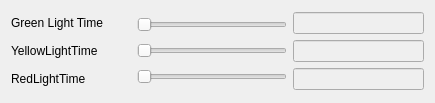
<?xml version="1.0" encoding="UTF-8"?>
<ui version="4.0">
 <class>OptionsWidget</class>
 <widget class="QWidget" name="OptionsWidget">
  <property name="geometry">
   <rect>
    <x>0</x>
    <y>0</y>
    <width>435</width>
    <height>103</height>
   </rect>
  </property>
  <property name="sizePolicy">
   <sizepolicy hsizetype="Fixed" vsizetype="Fixed">
    <horstretch>0</horstretch>
    <verstretch>0</verstretch>
   </sizepolicy>
  </property>
  <property name="windowTitle">
   <string>Form</string>
  </property>
  <layout class="QVBoxLayout" name="verticalLayout_4">
   <item>
    <layout class="QHBoxLayout" name="horizontalLayout_2">
     <item>
      <layout class="QHBoxLayout" name="horizontalLayout">
       <item>
        <layout class="QVBoxLayout" name="verticalLayout">
         <item>
          <widget class="QLabel" name="label">
           <property name="minimumSize">
            <size>
             <width>120</width>
             <height>0</height>
            </size>
           </property>
           <property name="text">
            <string>Green Light Time</string>
           </property>
          </widget>
         </item>
         <item>
          <widget class="QLabel" name="label_2">
           <property name="minimumSize">
            <size>
             <width>120</width>
             <height>0</height>
            </size>
           </property>
           <property name="text">
            <string>YellowLightTime</string>
           </property>
          </widget>
         </item>
         <item>
          <widget class="QLabel" name="label_3">
           <property name="minimumSize">
            <size>
             <width>120</width>
             <height>0</height>
            </size>
           </property>
           <property name="text">
            <string>RedLightTime</string>
           </property>
          </widget>
         </item>
        </layout>
       </item>
       <item>
        <layout class="QVBoxLayout" name="verticalLayout_2">
         <item>
          <widget class="QSlider" name="horizontalSlider_GreenLightTimer">
           <property name="minimumSize">
            <size>
             <width>150</width>
             <height>10</height>
            </size>
           </property>
           <property name="maximum">
            <number>2000</number>
           </property>
           <property name="orientation">
            <enum>Qt::Horizontal</enum>
           </property>
          </widget>
         </item>
         <item>
          <widget class="QSlider" name="horizontalSlider_YellowLightTimer">
           <property name="minimumSize">
            <size>
             <width>150</width>
             <height>10</height>
            </size>
           </property>
           <property name="maximum">
            <number>2000</number>
           </property>
           <property name="orientation">
            <enum>Qt::Horizontal</enum>
           </property>
          </widget>
         </item>
         <item>
          <widget class="QSlider" name="horizontalSlider_RedLightTimer">
           <property name="minimumSize">
            <size>
             <width>150</width>
             <height>10</height>
            </size>
           </property>
           <property name="maximum">
            <number>2000</number>
           </property>
           <property name="orientation">
            <enum>Qt::Horizontal</enum>
           </property>
          </widget>
         </item>
        </layout>
       </item>
      </layout>
     </item>
     <item>
      <layout class="QVBoxLayout" name="verticalLayout_3">
       <item>
        <widget class="QLineEdit" name="lineEdit_GreenLightTimer">
         <property name="enabled">
          <bool>false</bool>
         </property>
        </widget>
       </item>
       <item>
        <widget class="QLineEdit" name="lineEdit_YellowLightTimer">
         <property name="enabled">
          <bool>false</bool>
         </property>
        </widget>
       </item>
       <item>
        <widget class="QLineEdit" name="lineEdit_RedLightTimer">
         <property name="enabled">
          <bool>false</bool>
         </property>
        </widget>
       </item>
      </layout>
     </item>
    </layout>
   </item>
  </layout>
 </widget>
 <resources/>
 <connections/>
</ui>
